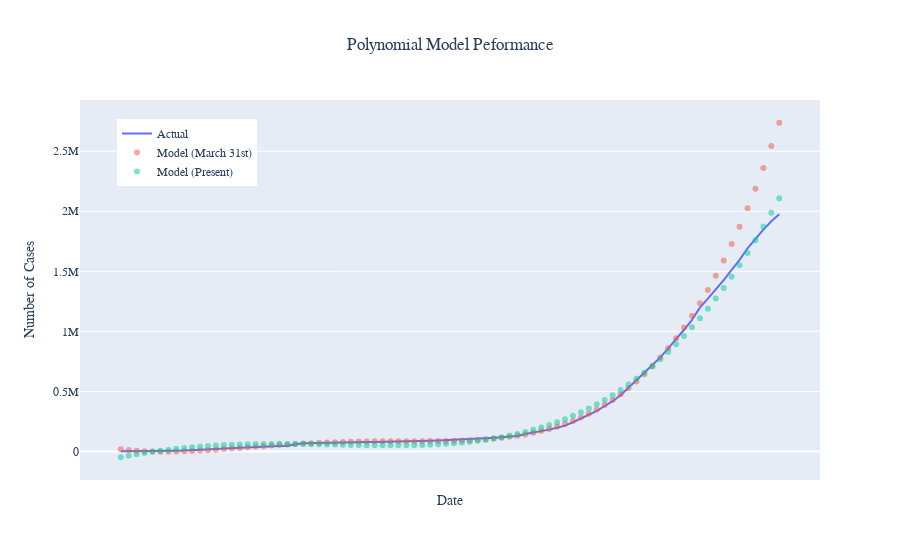

Notebook cell for this chart:
### Code cell
fig = go.Figure()

fig.add_trace(
    go.Scatter(
        x=confirmed["Date"], 
        y=confirmed["Confirmed"],
        mode="lines", name="Actual"
    )
)

fig.add_trace(
    go.Scatter(
        x=confirmed["Date"], 
        y=y_pred.flatten(),
        mode="markers",
        name="Model (March 31st)",
        opacity=0.5
    )
)

fig.add_trace(
    go.Scatter(
        x=confirmed["Date"], 
        y=y_pred_full.flatten(),
        mode="markers",
        name="Model (Present)",
        opacity=0.5
    )
)

fig.update_layout(
    title="Polynomial Model Peformance",
    title_x = 0.5,
    xaxis_title="Date",
    xaxis= {
        'tickformat': '%b',
        'tickvals': pd.date_range('2020-1', '2020-4', freq='MS')
    },
    yaxis_title="Number of Cases",
    font={
        "family":"Courier New, monospace",
        # size=18,
        # color="#7f7f7f"
    },
    legend={
        "x": 0.05,
        "y": 1-.05
    }
)

fig.write_image("images/polynomial_full.png")
fig.show()
